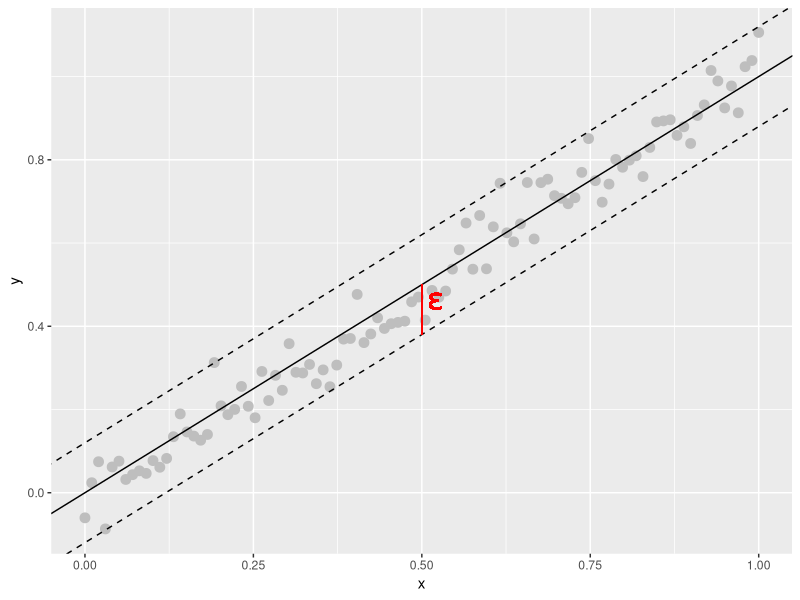
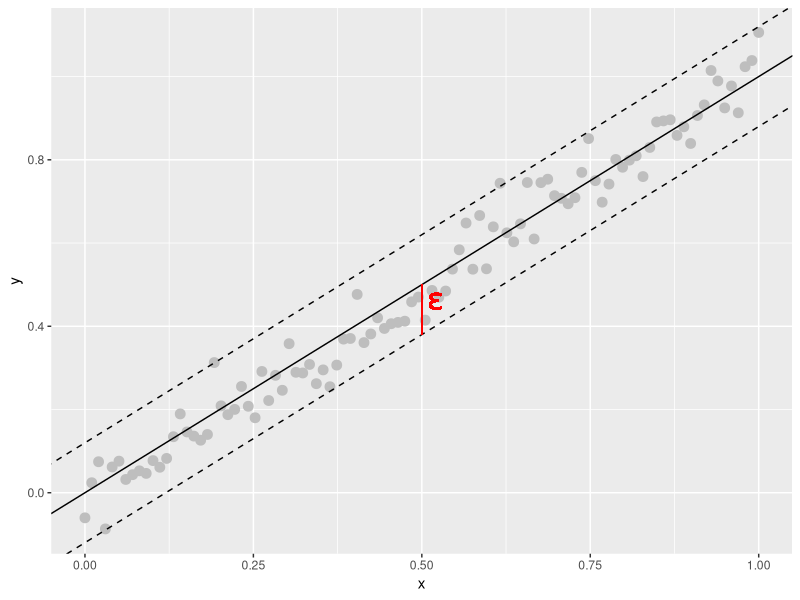

These figures' R source, in order:
# plot for epsilon-insensitive regression
# scatterplot of linear data with epsilon-cube around it

library(ggplot2)

set.seed(1234)
x = seq(0, 1, length.out = 100)
y = x + rnorm(100, 0, 0.05)
df = data.frame(x = x, y = y)

p = ggplot(df, aes(x, y)) + geom_point(size = 3, color = "grey")
p = p + geom_abline(intercept = 0, slope = 1)
p = p + geom_abline(intercept = 0.12, slope = 1, linetype = 2)
p = p + geom_abline(intercept = -0.12, slope = 1, linetype = 2)
p = p + geom_segment(aes(x = .5, y = .5, xend = .5, yend = .38), color = "red")
p = p + geom_text(aes(x = 0.52, y = 0.46, label = "epsilon"), parse = TRUE, color = "red", size = 8)
p
ggsave("figure_man/regression/svm_regression.pdf")
